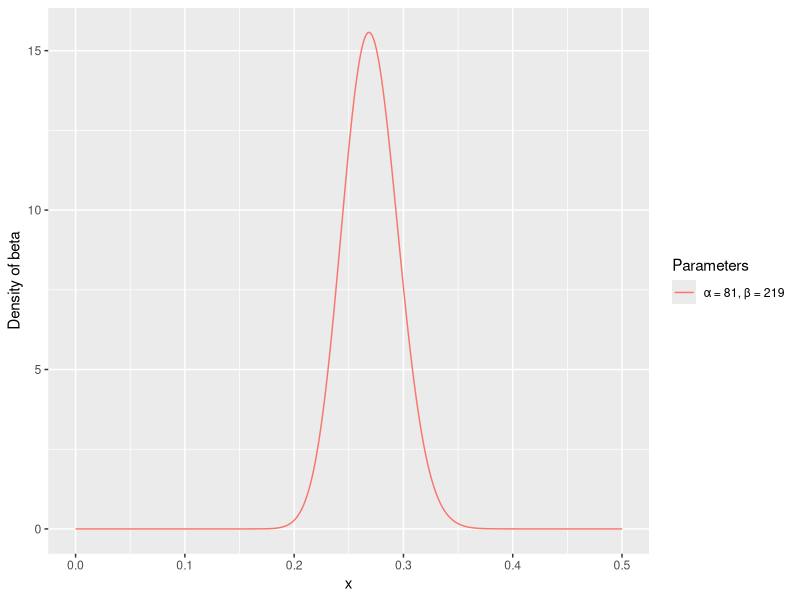

Write R code to recreate this figure.
## ---- chunk 1
library(knitr)
opts_chunk$set(echo = FALSE, cache = TRUE, warning = FALSE)
## ---- chunk 2
library(ggplot2)
suppressMessages(library(dplyr))

sim <- data.frame(a = c(81, 82, 81 + 100),
                  b = c(219, 219, 219 + 200)) %>%
    group_by(a, b) %>%
    do(data_frame(x = seq(0, 1, .001), y = dbeta(x, .$a, .$b))) %>%
    mutate(Parameters = paste0("\u03B1 = ", a, ", \u03B2 = ", b)) %>%
    ungroup %>%
    mutate(Parameters = factor(Parameters, levels = unique(Parameters)))
## ---- chunk 3
sim %>% filter(a == 81) %>%
    ggplot(aes(x, y, color = Parameters)) + geom_line() +
    xlim(0, .5) + ylab("Density of beta")
